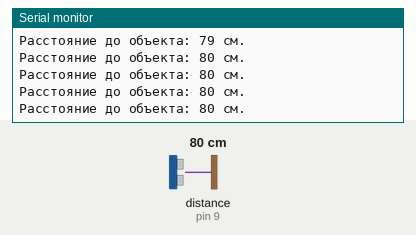
A sketch run on a simulated Arduino Uno, built with avr-gcc and run on an emulated ATmega328P. Shown: the last lines printed to the serial monitor. Wiring (inferred from the names in the program): ultrasonic range finder: trigger pin 8; echo pin 9. Inputs (shaded band) come from the test bench; at power-on: distance to the obstacle (sensor on pin 9) 80 cm. The echo pulse lasts 58.3 µs per cm.

Above: at 1.2 s.
1.3 s: distance to the obstacle (sensor on pin 9) set to 2 cm
At 1.72 s:
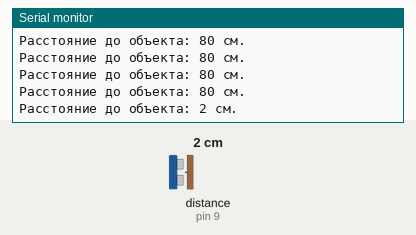
At 3.7 s:
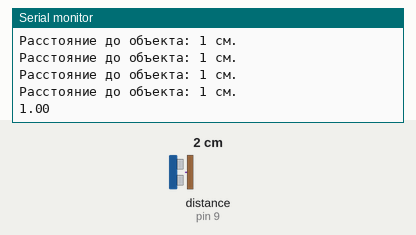
Timing chart, 0 to 5.2 s (numbered marks = the images above; inputs shaded):
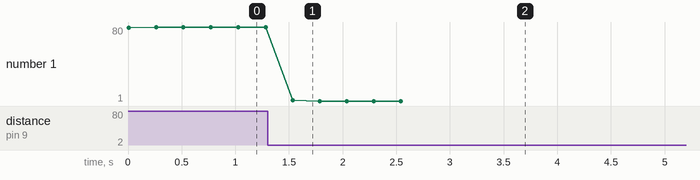

Measured:
- after the input at 1.3 s, the serial monitor: prints a new line after 0.24 s (image 1)
- plotted number 1: 80 → 1 after the input at 1.3 s

The sketch:

rast.ino
```cpp
#define PIN_TRIG 8
#define PIN_ECHO 9

long duration, cm;

int zn, c;
float mid;

void setup() {

  // Инициализируем взаимодействие по последовательному порту

  Serial.begin (9600);
  //Определяем вводы и выводы
  pinMode(PIN_TRIG, OUTPUT);
  pinMode(PIN_ECHO, INPUT);
}


void loop() {
  mid = 0;
  zn = 0;
  c = 0;
  // Сначала генерируем короткий импульс длительностью 2-5 микросекунд.
  for (int i=0; i <= 10; i++){
      digitalWrite(PIN_TRIG, LOW);
      delayMicroseconds(5);
      digitalWrite(PIN_TRIG, HIGH);

      // Выставив высокий уровень сигнала, ждем около 10 микросекунд. В этот момент датчик будет посылать сигналы с частотой 40 КГц.
      delayMicroseconds(10);
      digitalWrite(PIN_TRIG, LOW);

      //  Время задержки акустического сигнала на эхолокаторе.
      duration = pulseIn(PIN_ECHO, HIGH);

      // Теперь осталось преобразовать время в расстояние
      cm = (duration / 2) / 29.1;

      Serial.print("Расстояние до объекта: ");
      Serial.print(cm);
      Serial.println(" см.");
      if (cm <= 60) {
        zn = zn + cm;
        c++;
      }

      // Задержка между измерениями для корректной работы скеча
      delay(250);
   }
   mid = zn / c;
   Serial.print(mid);
   delay(10000);
}
```
